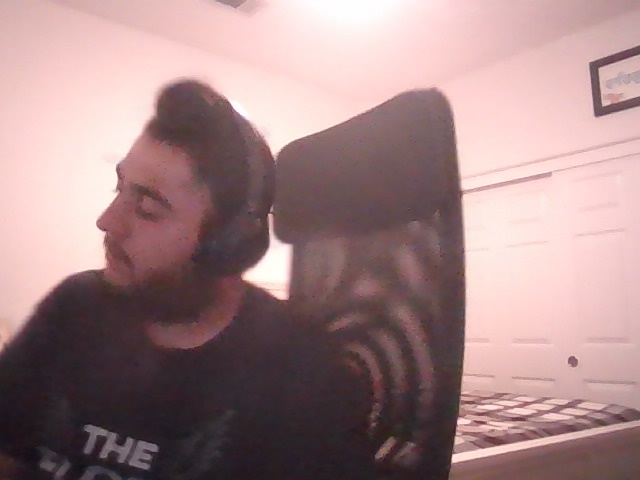
#> input picture drift_logs/drift_20250830_232227_d30.41.jpg, 640 x 480 px, given in place of the camera
$ python WeatherModel.py
#> lines starting #> are read from the running program, lines starting #| are printed output that depends on the picture
#> further down, frame is the input picture: shape (480, 640, 3); mean B, G, R 134.3, 133.5, 162.7
# Source code found here: https://github.com/Utkarsh-Deshmukh/Single-Image-Dehazing-Python/blob/master/image_dehazer/__init__.py
# All code for the file below found in the link above

import cv2
import numpy as np
import copy

class image_dehazer():
    def __init__(self, airlightEstimation_windowSze=15, boundaryConstraint_windowSze=3, C0=20, C1=300,
                 regularize_lambda=0.1, sigma=0.5, delta=0.85, showHazeTransmissionMap=True):
        self.airlightEstimation_windowSze = airlightEstimation_windowSze
        self.boundaryConstraint_windowSze = boundaryConstraint_windowSze
        self.C0 = C0
        self.C1 = C1
        self.regularize_lambda = regularize_lambda
        self.sigma = sigma
        self.delta = delta
        self.showHazeTransmissionMap = showHazeTransmissionMap
        self._A = []
        self._Transmission = []
        self._WFun = []

    def __AirlightEstimation(self, HazeImg):
        self._A = []
        if len(HazeImg.shape) == 3:
            for ch in range(HazeImg.shape[2]):
                kernel = np.ones((self.airlightEstimation_windowSze, self.airlightEstimation_windowSze), np.uint8)
                minImg = cv2.erode(HazeImg[:, :, ch], kernel)
                self._A.append(int(minImg.max()))
#> after the loop, self._A = [254, 254, 255]
        else:
            kernel = np.ones((self.airlightEstimation_windowSze, self.airlightEstimation_windowSze), np.uint8)
            minImg = cv2.erode(HazeImg, kernel)
            self._A.append(int(minImg.max()))

    def __BoundCon(self, HazeImg):
        if len(HazeImg.shape) == 3:
            t_b = np.maximum((self._A[0] - HazeImg[:, :, 0].astype(float)) / (self._A[0] - self.C0 + 1e-6),
                             (HazeImg[:, :, 0].astype(float) - self._A[0]) / (self.C1 - self._A[0] + 1e-6))
            t_g = np.maximum((self._A[1] - HazeImg[:, :, 1].astype(float)) / (self._A[1] - self.C0 + 1e-6),
                             (HazeImg[:, :, 1].astype(float) - self._A[1]) / (self.C1 - self._A[1] + 1e-6))
            t_r = np.maximum((self._A[2] - HazeImg[:, :, 2].astype(float)) / (self._A[2] - self.C0 + 1e-6),
                             (HazeImg[:, :, 2].astype(float) - self._A[2]) / (self.C1 - self._A[2] + 1e-6))

            MaxVal = np.maximum(t_b, t_g)
            MaxVal = np.maximum(MaxVal, t_r)

            self._Transmission = np.minimum(MaxVal, 1)
        else:
            self._Transmission = np.maximum((self._A[0] - HazeImg.astype(float)) / (self._A[0] - self.C0 + 1e-6),
                                            (HazeImg.astype(float) - self._A[0]) / (self.C1 - self._A[0] + 1e-6))
            self._Transmission = np.minimum(self._Transmission, 1)

        kernel = np.ones((self.boundaryConstraint_windowSze, self.boundaryConstraint_windowSze), float)
        self._Transmission = cv2.morphologyEx(self._Transmission, cv2.MORPH_CLOSE, kernel=kernel)

    def __LoadFilterBank(self):
        KirschFilters = []
        KirschFilters.append(np.array([[-3, -3, -3], [-3, 0, 5], [-3, 5, 5]]))
        KirschFilters.append(np.array([[-3, -3, -3], [-3, 0, -3], [5, 5, 5]]))
        KirschFilters.append(np.array([[-3, -3, -3], [5, 0, -3], [5, 5, -3]]))
        KirschFilters.append(np.array([[5, -3, -3], [5, 0, -3], [5, -3, -3]]))
        KirschFilters.append(np.array([[5, 5, -3], [5, 0, -3], [-3, -3, -3]]))
        KirschFilters.append(np.array([[5, 5, 5], [-3, 0, -3], [-3, -3, -3]]))
        KirschFilters.append(np.array([[-3, 5, 5], [-3, 0, 5], [-3, -3, -3]]))
        KirschFilters.append(np.array([[-3, -3, 5], [-3, 0, 5], [-3, -3, 5]]))
        KirschFilters.append(np.array([[-1, -1, -1], [-1, 8, -1], [-1, -1, -1]]))
        return KirschFilters

    def __CalculateWeightingFunction(self, HazeImg, Filter):
        HazeImageDouble = HazeImg.astype(float) / 255.0
        if len(HazeImg.shape) == 3:
            Red = HazeImageDouble[:, :, 2]
            d_r = self.__circularConvFilt(Red, Filter)
            Green = HazeImageDouble[:, :, 1]
            d_g = self.__circularConvFilt(Green, Filter)
            Blue = HazeImageDouble[:, :, 0]
            d_b = self.__circularConvFilt(Blue, Filter)
            return np.exp(-((d_r ** 2) + (d_g ** 2) + (d_b ** 2)) / (2 * self.sigma * self.sigma))
        else:
            d = self.__circularConvFilt(HazeImageDouble, Filter)
            return np.exp(-((d ** 2) + (d ** 2) + (d ** 2)) / (2 * self.sigma * self.sigma))

    def __circularConvFilt(self, Img, Filter):
        FilterHeight, FilterWidth = Filter.shape
        assert (FilterHeight == FilterWidth), 'Filter must be square in shape --> Height must be same as width'
        assert (FilterHeight % 2 == 1), 'Filter dimension must be a odd number.'
        filterHalsSize = int((FilterHeight - 1) / 2)
        rows, cols = Img.shape
        PaddedImg = cv2.copyMakeBorder(Img, filterHalsSize, filterHalsSize, filterHalsSize, filterHalsSize,
                                       borderType=cv2.BORDER_WRAP)
        FilteredImg = cv2.filter2D(PaddedImg, -1, Filter)
        Result = FilteredImg[filterHalsSize:rows + filterHalsSize, filterHalsSize:cols + filterHalsSize]
        return Result

    def __CalTransmission(self, HazeImg):
        rows, cols = self._Transmission.shape
#> rows = 480; cols = 640
        KirschFilters = self.__LoadFilterBank()
        for idx, currentFilter in enumerate(KirschFilters):
            KirschFilters[idx] = KirschFilters[idx] / np.linalg.norm(currentFilter)
        WFun = []
        for idx, currentFilter in enumerate(KirschFilters):
            WFun.append(self.__CalculateWeightingFunction(HazeImg, currentFilter))
#> after the loop, WFun = 9 items
        tF = np.fft.fft2(self._Transmission)
        DS = 0
        for i in range(len(KirschFilters)):
            D = self.__psf2otf(KirschFilters[i], (rows, cols))
            DS = DS + (abs(D) ** 2)
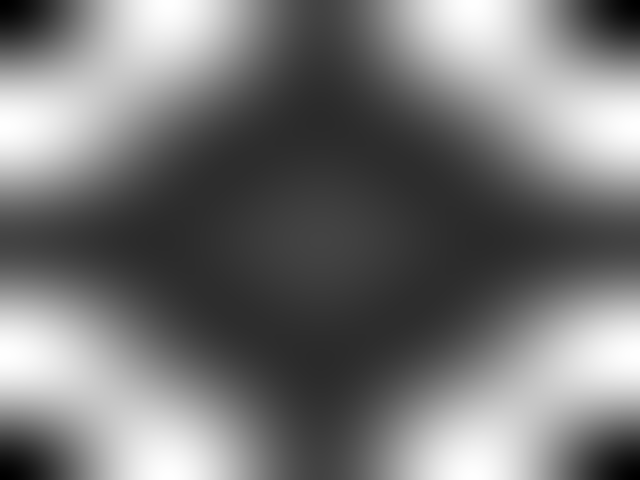
#> DS: shape (480, 640) float64; min 1.91e-31, max 19.53, mean 9; drawn with min black and max white
        beta = 1
        beta_max = 2 ** 4
        beta_rate = 2 * np.sqrt(2)
        while beta < beta_max:
            gamma = self.regularize_lambda / beta
            DU = 0
            for i in range(len(KirschFilters)):
                dt = self.__circularConvFilt(self._Transmission, KirschFilters[i])
                u = np.maximum((abs(dt) - (WFun[i] / (len(KirschFilters) * beta))), 0) * np.sign(dt)
                DU = DU + np.fft.fft2(self.__circularConvFilt(u, cv2.flip(KirschFilters[i], -1)))
            self._Transmission = np.abs(np.fft.ifft2((gamma * tF + DU) / (gamma + DS)))
            beta = beta * beta_rate
#> this loop made 3 passes
#> gamma on passes 1 to 3: 0.1, 0.0354, 0.0125
#> pass 1, in __circularConvFilt (call 28), `FilteredImg = cv2.filter2D(PaddedImg, -1, Filter)`:
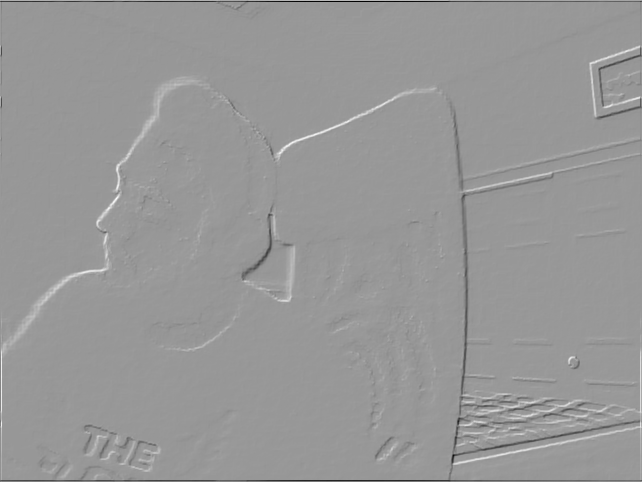
#> FilteredImg: shape (482, 642) float64; min -0.807, max 0.547, mean 9.17e-17; drawn with min black and max white
#> after the loop:
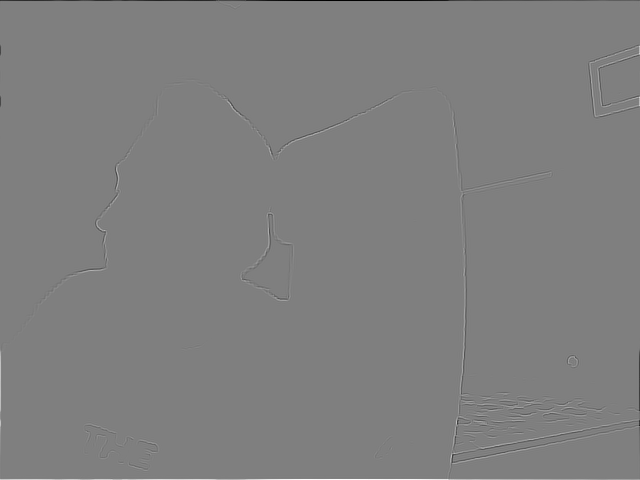
#> dt: shape (480, 640) float64; min -0.327, max 0.328, mean 1.85e-19; drawn with min black and max white
#> after the loop:
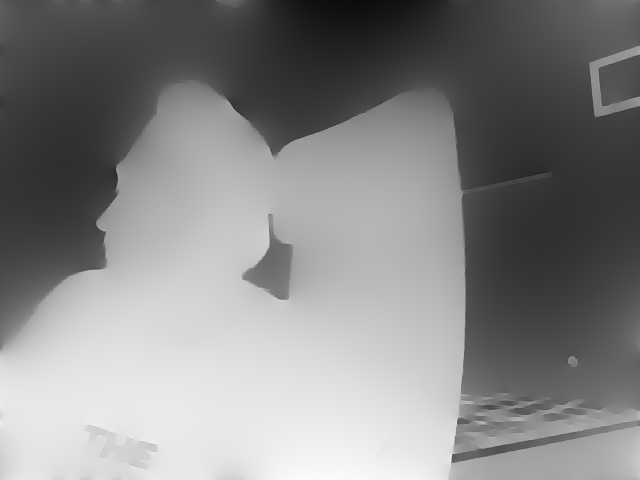
#> self._Transmission: shape (480, 640) float64; min 0.0448, max 0.99, mean 0.524
#> after the loop, beta = 22.63
        if self.showHazeTransmissionMap:
            cv2.imshow("Haze Transmission Map", self._Transmission)
            cv2.waitKey(1)

    def __removeHaze(self, HazeImg):
        epsilon = 0.0001
        Transmission = pow(np.maximum(abs(self._Transmission), epsilon), self.delta)
        HazeCorrectedImage = copy.deepcopy(HazeImg)
        if len(HazeImg.shape) == 3:
            for ch in range(HazeImg.shape[2]):
                temp = ((HazeImg[:, :, ch].astype(float) - self._A[ch]) / Transmission) + self._A[ch]
                temp = np.maximum(np.minimum(temp, 255), 0)
                HazeCorrectedImage[:, :, ch] = temp
#> this loop made 3 passes
#> pass 1, in __removeHaze, `temp = np.maximum(np.minimum(temp, 255), 0)`:
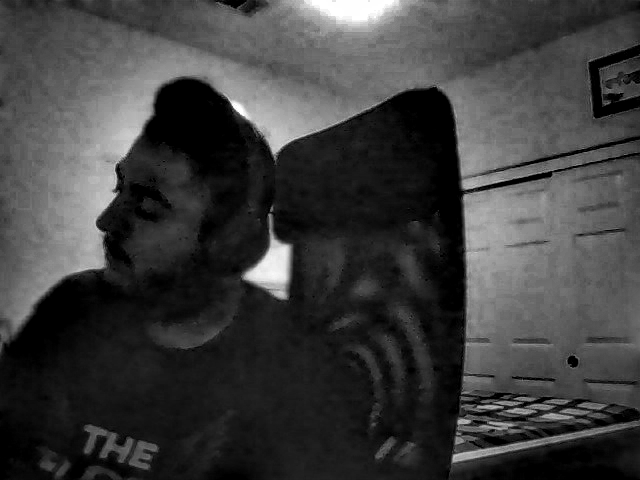
#> temp: shape (480, 640) float64; min 0, max 255, mean 62
#> after the loop:
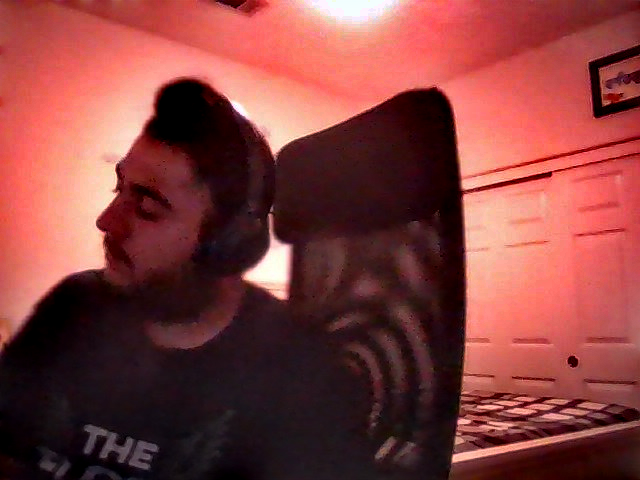
#> HazeCorrectedImage: shape (480, 640, 3); mean B, G, R 61.5, 63.4, 131.8
        else:
            temp = ((HazeImg.astype(float) - self._A[0]) / Transmission) + self._A[0]
            temp = np.maximum(np.minimum(temp, 255), 0)
            HazeCorrectedImage = temp
        return HazeCorrectedImage

    def __psf2otf(self, psf, shape):
        if np.all(psf == 0):
            return np.zeros_like(psf)
        inshape = psf.shape
        psf = self.__zero_pad(psf, shape, position='corner')
        for axis, axis_size in enumerate(inshape):
            psf = np.roll(psf, -int(axis_size / 2), axis=axis)
        otf = np.fft.fft2(psf)
        n_ops = np.sum(psf.size * np.log2(psf.shape))
        otf = np.real_if_close(otf, tol=n_ops)
        return otf

    def __zero_pad(self, image, shape, position='corner'):
        shape = np.asarray(shape, dtype=int)
        imshape = np.asarray(image.shape, dtype=int)
        if np.all(imshape == shape):
            return image
        if np.any(shape <= 0):
            raise ValueError("ZERO_PAD: null or negative shape given")
        dshape = shape - imshape
        if np.any(dshape < 0):
            raise ValueError("ZERO_PAD: target size smaller than source one")
        pad_img = np.zeros(shape, dtype=image.dtype)
        idx, idy = np.indices(imshape)
        if position == 'center':
            if np.any(dshape % 2 != 0):
                raise ValueError("ZERO_PAD: source and target shapes have different parity.")
            offx, offy = dshape // 2
        else:
            offx, offy = (0, 0)
        pad_img[idx + offx, idy + offy] = image
        return pad_img

    def remove_haze(self, HazeImg):
        self.__AirlightEstimation(HazeImg)
        self.__BoundCon(HazeImg)
        self.__CalTransmission(HazeImg)
        haze_corrected_img = self.__removeHaze(HazeImg)
        return haze_corrected_img, self._Transmission

def remove_haze(HazeImg, airlightEstimation_windowSze=15, boundaryConstraint_windowSze=3, C0=20, C1=300,
                regularize_lambda=0.1, sigma=0.5, delta=0.85, showHazeTransmissionMap=True):
    Dehazer = image_dehazer(airlightEstimation_windowSze=airlightEstimation_windowSze,
                            boundaryConstraint_windowSze=boundaryConstraint_windowSze, C0=C0, C1=C1,
                            regularize_lambda=regularize_lambda, sigma=sigma, delta=delta,
                            showHazeTransmissionMap=showHazeTransmissionMap)
    HazeCorrectedImg, HazeTransmissionMap = Dehazer.remove_haze(HazeImg)
    return HazeCorrectedImg, HazeTransmissionMap

def process_frame(frame):
    corrected_frame = remove_haze(frame, showHazeTransmissionMap=False)
    return corrected_frame

if __name__ == '__main__':
    cap = cv2.VideoCapture(0)

    if not cap.isOpened():
        print("Error: Could not open video stream.")
        exit()

    cap.set(cv2.CAP_PROP_FRAME_WIDTH, 640)
    cap.set(cv2.CAP_PROP_FRAME_HEIGHT, 480)

    width = int(cap.get(cv2.CAP_PROP_FRAME_WIDTH))
    height = int(cap.get(cv2.CAP_PROP_FRAME_HEIGHT))
    print(f"Camera opened successfully at {width}x{height}. Press 'q' to quit.")

    while True:
        ret, frame = cap.read()
        if not ret:
            print("Failed to grab frame.")
            break

        haze_corrected_img, haze_map = remove_haze(frame, showHazeTransmissionMap=False)

        haze_map_display = (haze_map * 255).astype(np.uint8)
        haze_map_display_bgr = cv2.cvtColor(haze_map_display, cv2.COLOR_GRAY2BGR)

        combined_view = np.hstack([frame, haze_corrected_img])
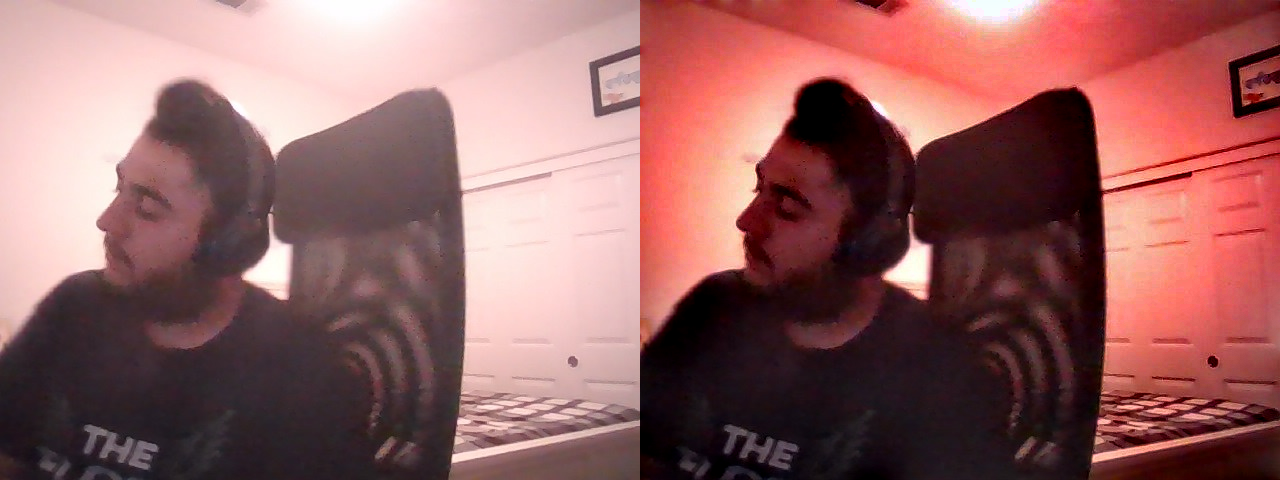
#> combined_view: shape (480, 1280, 3); mean B, G, R 97.9, 98.5, 147.3

        cv2.imshow("Original | Haze Map | Dehazed (Press 'q' to quit)", combined_view)

        if cv2.waitKey(1) & 0xFF == ord('q'):
#> (key q is pressed here)
            break

    print("Exiting program.")
    cap.release()
    cv2.destroyAllWindows()

$ run again, on drift_logs/drift_20250830_232232_d29.69.jpg
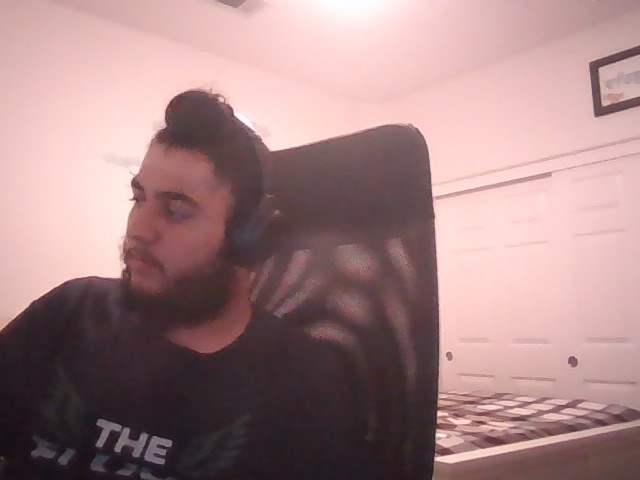
#> input picture drift_logs/drift_20250830_232232_d29.69.jpg, 640 x 480 px, given in place of the camera
#> frame is the input picture: shape (480, 640, 3); mean B, G, R 132.6, 131.8, 164.1
#> after the loop in __AirlightEstimation, `for ch in range(HazeImg.shape[2]):`: self._A = [253, 252, 255]
#> after the loop in __CalTransmission, `for idx, currentFilter in enumerate(KirschFilters):`: WFun = 9 items
#> the loop in __CalTransmission, `while beta < beta_max:` made 3 passes
#> gamma on passes 1 to 3: 0.1, 0.0354, 0.0125
#> after the loop in __CalTransmission, `while beta < beta_max:`:
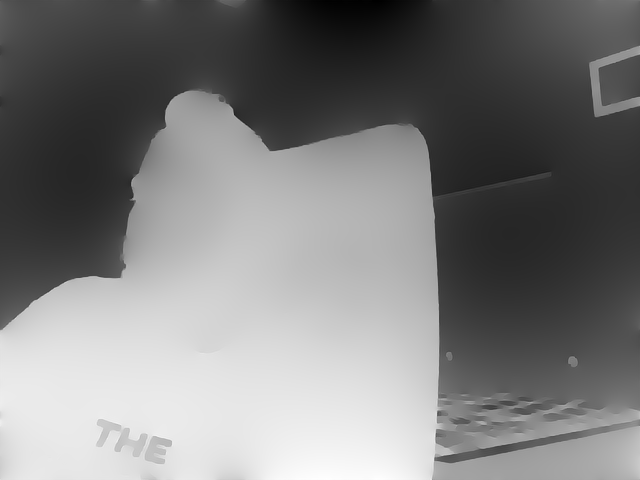
#> self._Transmission: shape (480, 640) float64; min 0.0727, max 1.01, mean 0.528; drawn with min black and max white
#> after the loop in __CalTransmission, `while beta < beta_max:`: beta = 22.63
#> `combined_view = np.hstack([frame, haze_corrected_img])`:
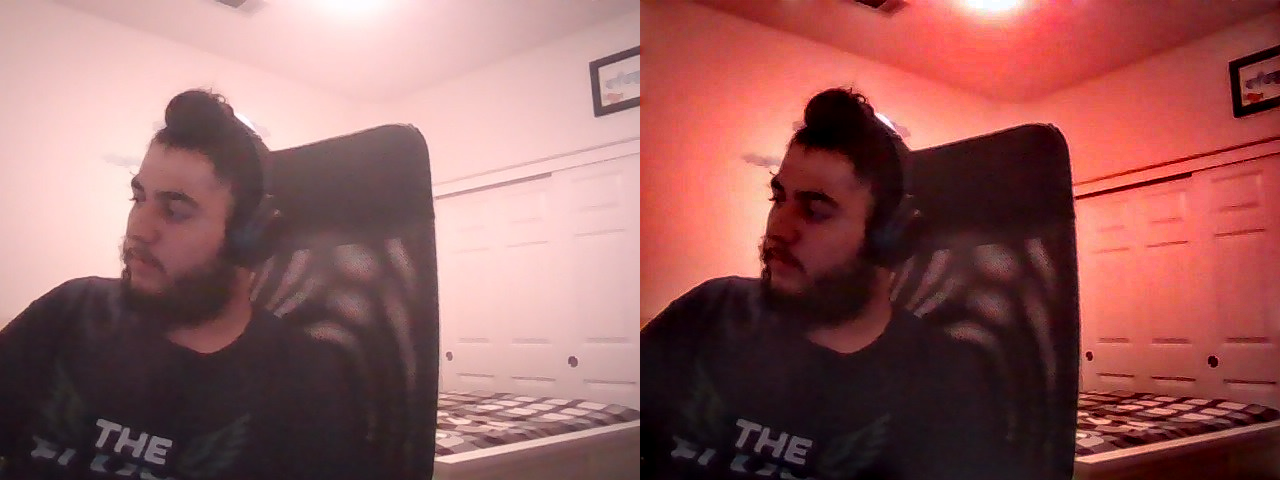
#> combined_view: shape (480, 1280, 3); mean B, G, R 94.4, 95.3, 148.7
